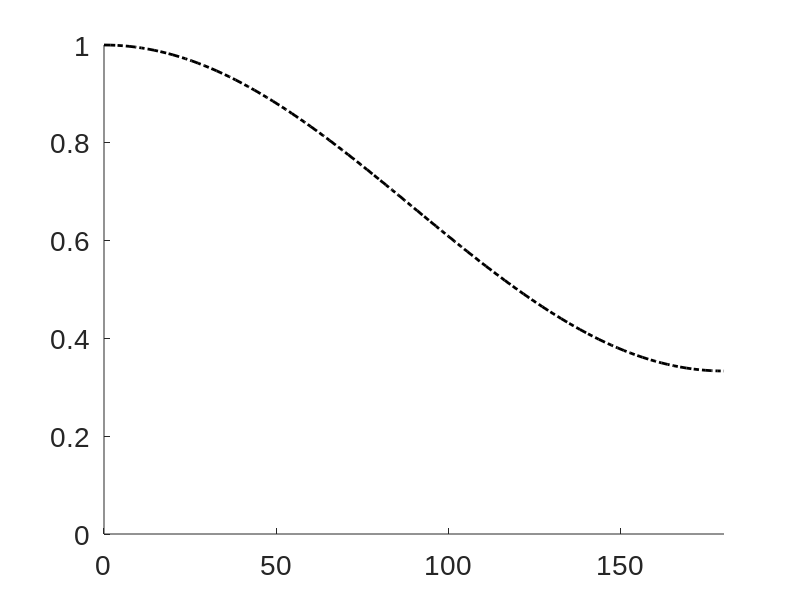

Here is the MATLAB script that generated this plot: (Note: this script raises an error after producing the figure.)
% Program gfaktor
% Computes G and Ga for the
% FTCS-scheme used on the diffusion(heat) equation.
% G is the numerical amplification factor
% and Ga is the analytical amplification factor.
% r = dt/(dx)**2 (nondimensional form)
% G = 1 - 4*r*(sin(d/2))^2^, Ga = exp(-d^2*r), 0<= d <= pi)
% for stability : r <= 0.5

clear all; close all; clc;
set(0,'DefaultLineLineWidth',2,'DefaultAxesFontName','Arial','DefaultAxesFontSize',20);


hold all;
axis([0 180 0 1])
linespec=['k-.','k','b-.','b','r-.','r'];
fac = 180/pi;
i=1;
for r = [ 1/6  0.25  0.5 ]
   
    dvec = linspace(0,pi)';
    n = length(dvec);
    G = zeros(n,1);
    Ga = zeros(n,1);
    for k = 1:n
        d = dvec(k);
        G(k) = 1 - 4*r*sin(d*0.5)^2;
        Ga(k) = exp(-d^2*r);
    end
    %plot(dvec*fac,G,'k-.',dvec*fac,Ga,'k')
   % plot(dvec*fac,G,linespec(i:i+2),dvec*fac,Ga,linespec(i+3),'DisplayName',{strcat('G =',num2str(r)),strcat('Ga =',num2str(r))})
    plot(dvec*fac,G,linespec(i:i+2),dvec*fac,Ga,linespec(i+3),'DisplayName',{strcat('G =',num2str(r)),'G_a'});
    legend('-DynamicLegend');
    i=i+4; 
end
hold off
grid on
